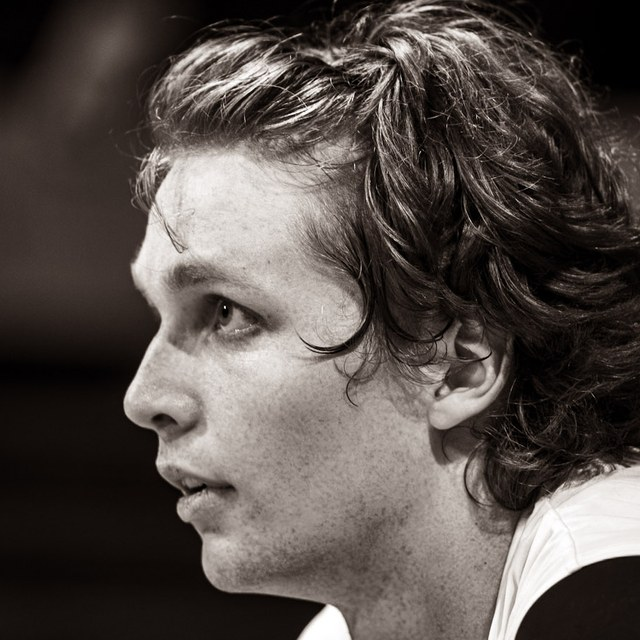
#> input picture assets/img/austin-wheeler.jpg, 640 x 640 px, given in place of Austin Wheeler Profile Picture.jpg, which was not available
$ python build_images.py
#> lines starting #> are read from the running program, lines starting #| are printed output that depends on the picture
#!/usr/bin/env python3
"""Prep images for the MVB home page.
- Crops the 7 officer photos to face-centered squares (LinkedIn-style), 640x640.
- Produces web-optimized copies of the hero + blob images.
Run from anywhere; paths are resolved relative to the workspace folder.
"""
from PIL import Image, ImageOps
import os

SRC = "/c/ClaudeWorkspace/MVB Training Website"
OUT = os.path.join(SRC, "site", "assets", "img")
os.makedirs(OUT, exist_ok=True)

# (source filename, out slug, center_x_frac, center_y_frac, side_frac_of_width)
# center/side expressed as fractions so they're independent of exact pixel dims.
OFFICERS = [
    ("Austin Wheeler Profile Picture.jpg",  "austin-wheeler", 0.385, 0.410, 0.66),
    ("Jake Johnson Profile Picture.jpg",    "jake-johnson",   0.424, 0.215, 0.32),
    ("Beck Hamilton Profile Picture.jpg",   "beck-hamilton",  0.503, 0.390, 0.31),
    ("Evden Tilley profile picture.jpg",    "evden-tilley",   0.623, 0.240, 0.42),
    ("Chris Malone Profile Picture.jpg",    "chris-malone",   0.500, 0.175, 0.36),
    ("Tyler Robinson Profile Picture.jpg",  "tyler-robinson", 0.540, 0.450, 0.35),
    ("Cat Dzanski Profile Picture.jpg",     "cat-dzanski",    0.480, 0.480, 0.28),
]

for src, slug, cxf, cyf, sidef in OFFICERS:
    im = Image.open(os.path.join(SRC, src))
#> im is the input picture: PIL image 640x640 RGB; mean R, G, B 85.3, 77.6, 73.3
    im = ImageOps.exif_transpose(im)
    W, H = im.size
#> W = 640; H = 640
    cx, cy = cxf * W, cyf * H
#> cx = 246.4; cy = 262.4
    half = (sidef * W) / 2.0
#> half = 211.2
    left, top, right, bottom = cx - half, cy - half, cx + half, cy + half
#> left = 35.2; top = 51.2; right = 457.6; bottom = 473.6
    if left < 0:   right -= left;  left = 0
    if top < 0:    bottom -= top;  top = 0
    if right > W:  left -= (right - W); right = W
    if bottom > H: top -= (bottom - H); bottom = H
    left, top = max(0.0, left), max(0.0, top)
    box = (int(round(left)), int(round(top)), int(round(right)), int(round(bottom)))
#> box = (35, 51, 458, 474)
    face = im.crop(box).convert("RGB").resize((640, 640), Image.LANCZOS)
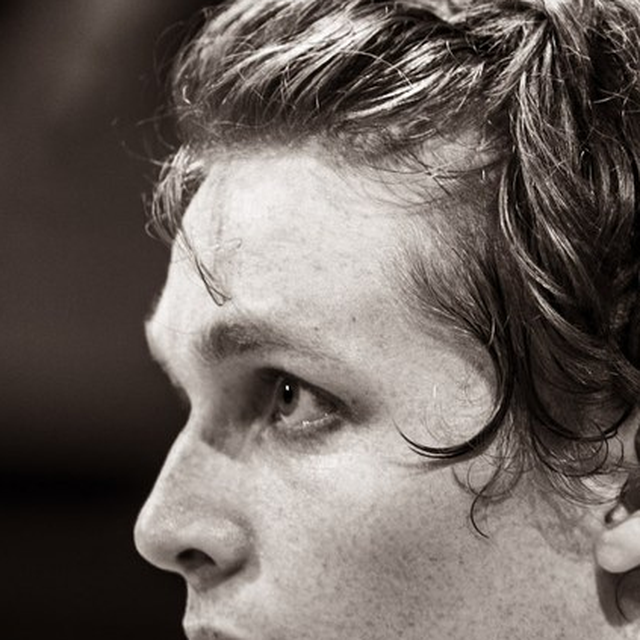
#> face: PIL image 640x640 RGB; mean R, G, B 108.5, 99.8, 94.9
    dst = os.path.join(OUT, slug + ".jpg")
    face.save(dst, format="JPEG", quality=88, optimize=True)
    print("officer", slug, box, "->", dst)
#| officer austin-wheeler (35, 51, 458, 474) -> /c/ClaudeWorkspace/MVB Training Website/site/assets/img/austin-wheeler.jpg
#> pass 2 of the loop `for src, slug, cxf, cyf, sidef in OFFICERS:`:
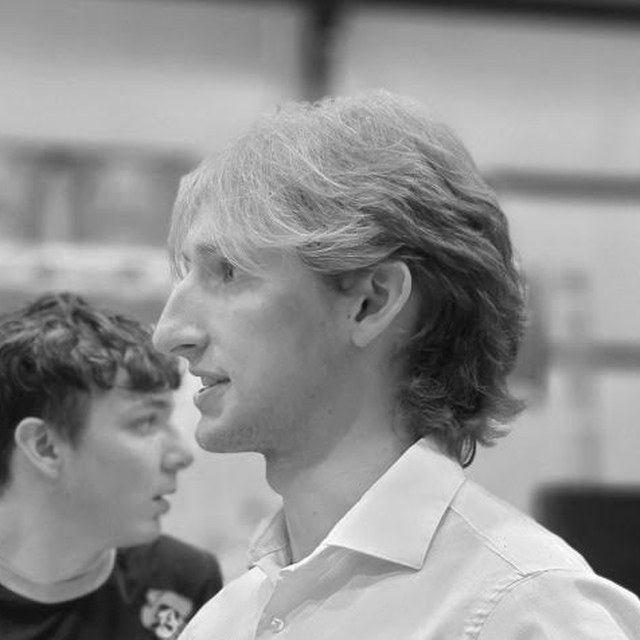
#> input picture assets/img/beck-hamilton.jpg, 640 x 640 px, given in place of Jake Johnson Profile Picture.jpg, which was not available
#> im is the input picture: PIL image 640x640 RGB; min 10, max 255, mean 145.2
#> `face = im.crop(box).convert("RGB").resize((640, 640), Image.LANCZOS)`:
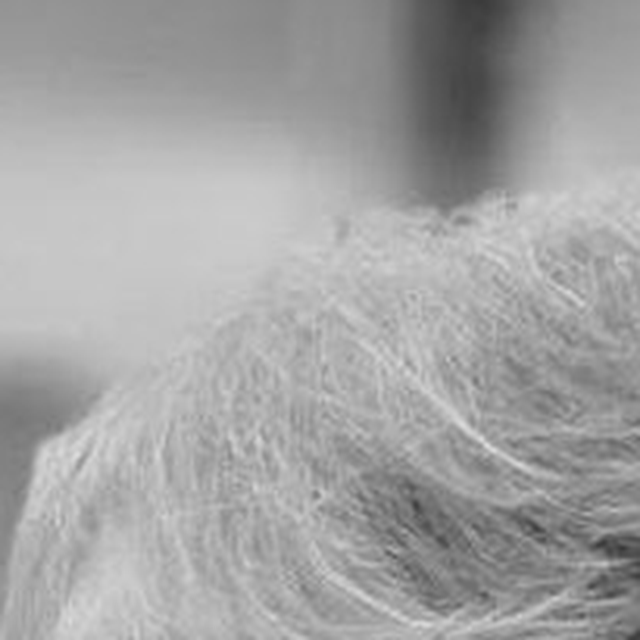
#> face: PIL image 640x640 RGB; min 54, max 221, mean 163.5
#| officer jake-johnson (169, 35, 374, 240) -> /c/ClaudeWorkspace/MVB Training Website/site/assets/img/jake-johnson.jpg
#> (the run stopped early here; a loop or call above may not have finished)
